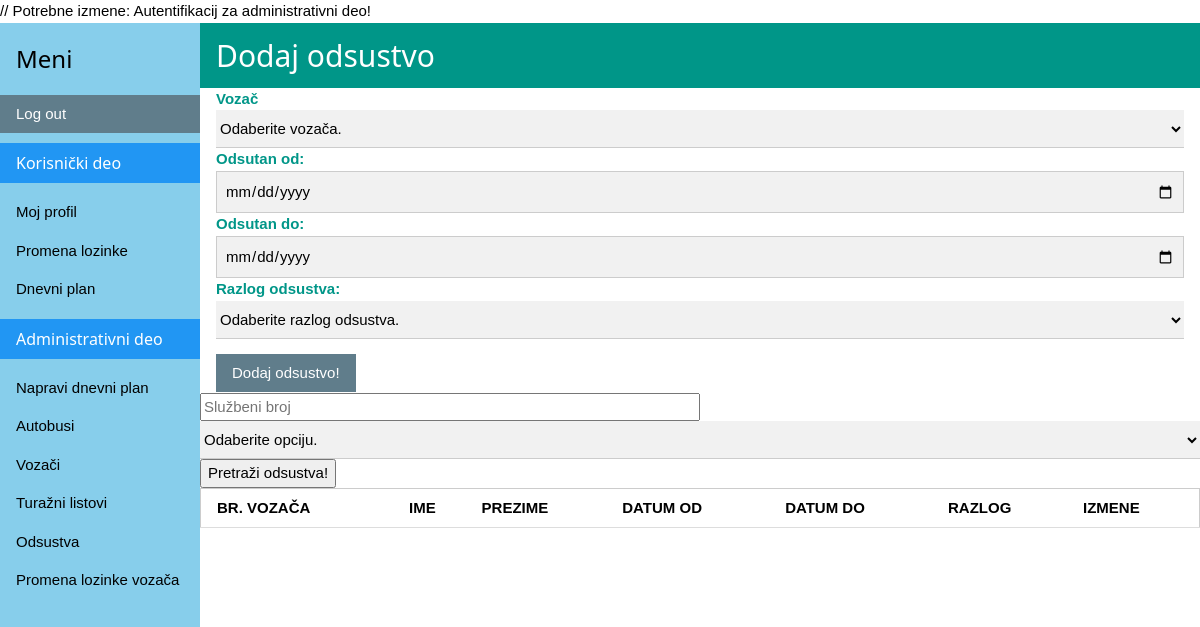
The page /absences.php on the database as committed earlier.
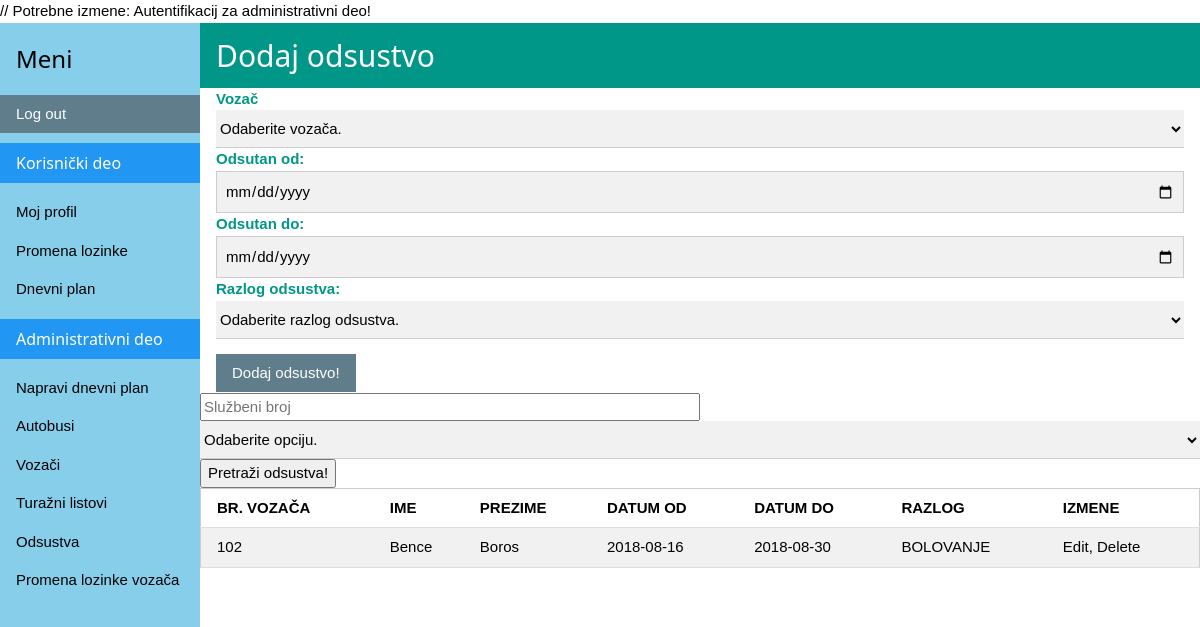
The same page on the database as committed later.
### tables this page shows
CREATE TABLE IF NOT EXISTS `absences` (
  `ID_Absence` int(11) NOT NULL AUTO_INCREMENT,
  `ID_Driver` int(11) NOT NULL,
  `FromDate` date NOT NULL,
  `ToDate` date NOT NULL,
  `Reason` varchar(15) NOT NULL,
  PRIMARY KEY (`ID_Absence`)
);

CREATE TABLE IF NOT EXISTS `drivers` (
  `ID_Driver` int(11) NOT NULL,
  `First_Name` varchar(40) NOT NULL,
  `Last_Name` varchar(11) NOT NULL,
  `Password` varchar(55) DEFAULT NULL,
  `Digital_Tachograph` tinyint(1) DEFAULT NULL,
  `Area` int(11) DEFAULT NULL,
  `Bus_Own` int(11) DEFAULT NULL,
  `Photo_Link_Driver` varchar(100) DEFAULT NULL
);

### absences.php (the view, shortened to what this page needs)
<?php
include_once ('db_config.php'); ?>
<html>
<head>
    <link rel="stylesheet" href="w3css.css">
</head>
<body>
<?php include 'sidebar.php';?>
<div style="margin-left:200px">
    <div class="w3-container w3-teal">
        <h2>Dodaj odsustvo</h2>
    </div>
    <form class="w3-container"  method="POST" enctype="multipart/form-data">
        <label class="w3-text-teal"><b>Vozač</b></label>
        <select class="w3-select w3-light-gray" name="driver">
            <option value="" disabled selected>Odaberite vozača.</option>
        </select>
        <label class="w3-text-teal"><b>Odsutan od:</b></label>
        <input class="w3-input w3-border w3-light-grey" type="date" name="oddate">
        <label class="w3-text-teal"><b>Odsutan do:</b></label>
        <input class="w3-input w3-border w3-light-grey" type="date" name="dodate">
        <label class="w3-text-teal"><b>Razlog odsustva:</b></label>
        <select class="w3-select w3-light-gray" name="reason">
            <option value="" disabled selected>Odaberite razlog odsustva.</option>
        </select>
        <button class="w3-btn w3-blue-grey" type="submit">Dodaj odsustvo!</button>
    </form>
    <form name="registration" action="" method="post">
        <input type="text" name="DRNUM" placeholder="Službeni broj" style="width:500px;" />
        <select class="w3-select w3-light-gray" name="option">
            <option value="" disabled selected>Odaberite opciju.</option>
        </select>
        <input type="submit" name="submit" value="Pretraži odsustva!" />
    </form>
    <table class="w3-table-all">
        <tr>
            <th>BR. VOZAČA</th>
            <th>IME</th>
            <th>PREZIME</th>
            <th>DATUM OD</th>
            <th>DATUM DO</th>
            <th>RAZLOG</th>
            <th>IZMENE</th>
        </tr>
        <?php
        if (isset($_REQUEST['DRNUM'])) {
            $drsearch=@$_REQUEST['DRNUM'];
            $optionsearch=@$_REQUEST['option'];
            $sql = "SELECT * FROM absences JOIN drivers where absences.ID_Driver = drivers.ID_Driver and (absences.ID_Driver=$drsearch) or (absences.Reason='$optionsearch')";
            $result = mysqli_query($connection, $sql) or die(mysqli_error($connection));
            if (mysqli_num_rows($result) > 0) {
                while ($record = mysqli_fetch_array($result, MYSQLI_ASSOC)) {
                    echo '<tr><td>' . $record['ID_Driver'] . '</td><td>' . $record['First_Name'] . '</td>
            <td>' . $record['Last_Name'] . '</td><td>' . $record['FromDate'] . '</td><td>' . $record['ToDate'] . '</td><td>' . $record['Reason'] . '</td>
            <td>Edit, Delete</td></tr>';
                }
            }
        } else {
            $sql = "SELECT * FROM absences JOIN drivers where absences.ID_Driver = drivers.ID_Driver and absences.ToDate>now()";
            $result = mysqli_query($connection, $sql) or die(mysqli_error($connection));
            if (mysqli_num_rows($result) > 0) {
                while ($record = mysqli_fetch_array($result, MYSQLI_ASSOC)) {
                    echo '<tr><td>' . $record['ID_Driver'] . '</td><td>' . $record['First_Name'] . '</td>
            <td>' . $record['Last_Name'] . '</td><td>' . $record['FromDate'] . '</td><td>' . $record['ToDate'] . '</td><td>' . $record['Reason'] . '</td>
            <td>Edit, Delete</td></tr>';
                }
            }
        }?>
    </table>
</div>
</body>
</html>

Rows that differ between the two databases and show on the page:
added absences: ID_Driver.ID_Driver "102", ID_Driver.First_Name "Bence", ID_Driver.Last_Name "Boros", FromDate "2018-08-16", ToDate "2018-08-30", Reason "BOLOVANJE"
